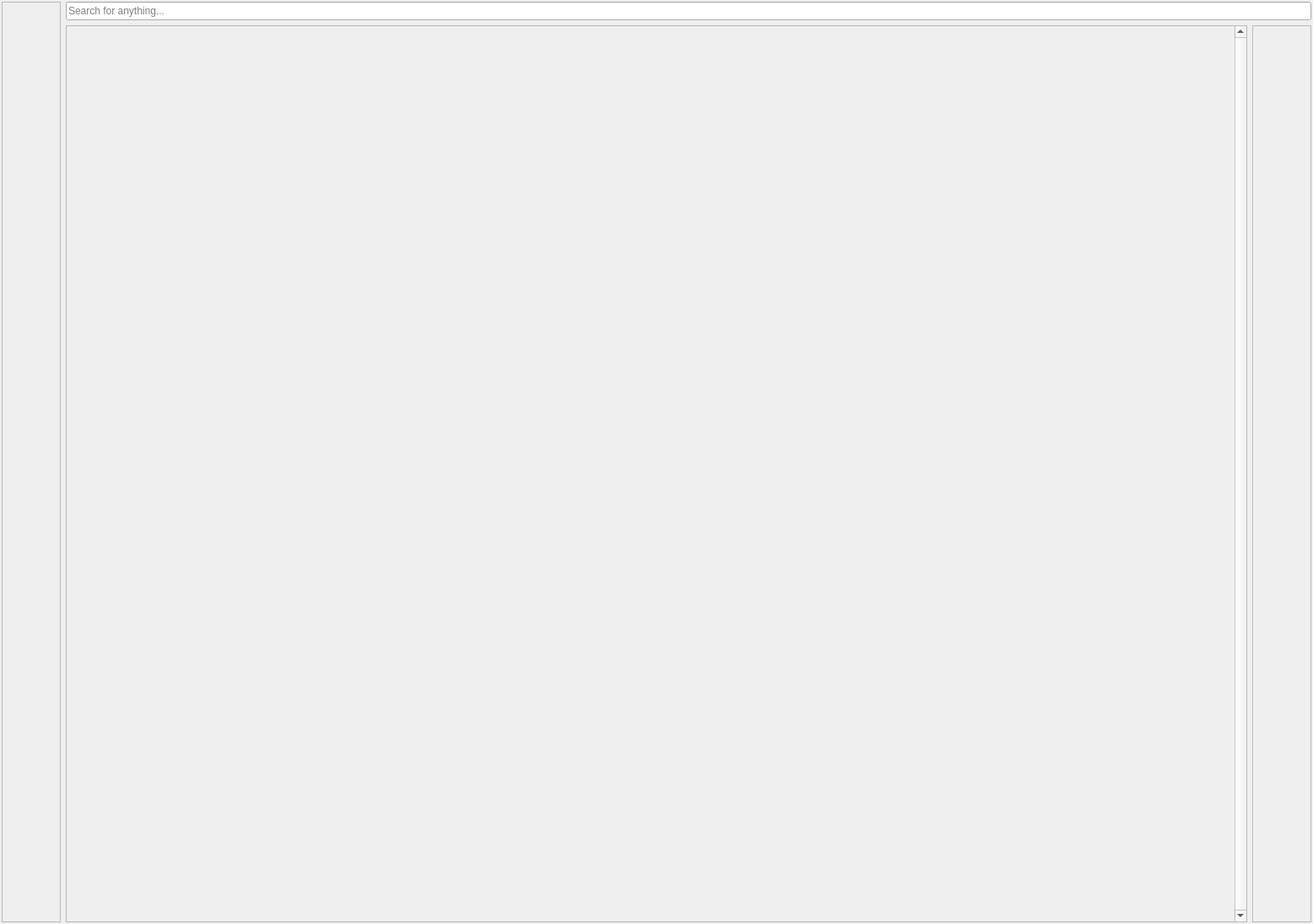
<?xml version="1.0" encoding="UTF-8"?>
<ui version="4.0">
 <class>Form</class>
 <widget class="QWidget" name="Form">
  <property name="geometry">
   <rect>
    <x>0</x>
    <y>0</y>
    <width>1556</width>
    <height>1095</height>
   </rect>
  </property>
  <property name="windowTitle">
   <string>Form</string>
  </property>
  <layout class="QGridLayout" name="gridLayout">
   <property name="leftMargin">
    <number>2</number>
   </property>
   <property name="topMargin">
    <number>2</number>
   </property>
   <property name="rightMargin">
    <number>2</number>
   </property>
   <property name="bottomMargin">
    <number>2</number>
   </property>
   <item row="0" column="0">
    <layout class="QVBoxLayout" name="verticalLayout">
     <item>
      <layout class="QHBoxLayout" name="horizontalLayout">
       <item>
        <widget class="QScrollArea" name="filterArea">
         <property name="sizePolicy">
          <sizepolicy hsizetype="Maximum" vsizetype="Expanding">
           <horstretch>0</horstretch>
           <verstretch>0</verstretch>
          </sizepolicy>
         </property>
         <property name="widgetResizable">
          <bool>true</bool>
         </property>
         <widget class="QWidget" name="scrollAreaWidgetContents_2">
          <property name="geometry">
           <rect>
            <x>0</x>
            <y>0</y>
            <width>69</width>
            <height>1085</height>
           </rect>
          </property>
         </widget>
        </widget>
       </item>
       <item>
        <layout class="QVBoxLayout" name="verticalLayout_2">
         <item>
          <layout class="QHBoxLayout" name="horizontalLayout_2">
           <item>
            <widget class="QLineEdit" name="searchField">
             <property name="text">
              <string/>
             </property>
             <property name="placeholderText">
              <string>Search for anything...</string>
             </property>
            </widget>
           </item>
          </layout>
         </item>
         <item>
          <layout class="QHBoxLayout" name="horizontalLayout_3">
           <item>
            <widget class="QScrollArea" name="contentArea">
             <property name="verticalScrollBarPolicy">
              <enum>Qt::ScrollBarAlwaysOn</enum>
             </property>
             <property name="horizontalScrollBarPolicy">
              <enum>Qt::ScrollBarAsNeeded</enum>
             </property>
             <property name="widgetResizable">
              <bool>true</bool>
             </property>
             <widget class="QWidget" name="scrollAreaWidgetContents">
              <property name="geometry">
               <rect>
                <x>0</x>
                <y>0</y>
                <width>1371</width>
                <height>1053</height>
               </rect>
              </property>
             </widget>
            </widget>
           </item>
           <item>
            <widget class="QScrollArea" name="infoArea">
             <property name="sizePolicy">
              <sizepolicy hsizetype="Maximum" vsizetype="Expanding">
               <horstretch>0</horstretch>
               <verstretch>0</verstretch>
              </sizepolicy>
             </property>
             <property name="widgetResizable">
              <bool>true</bool>
             </property>
             <widget class="QWidget" name="scrollAreaWidgetContents_3">
              <property name="geometry">
               <rect>
                <x>0</x>
                <y>0</y>
                <width>69</width>
                <height>1053</height>
               </rect>
              </property>
             </widget>
            </widget>
           </item>
          </layout>
         </item>
        </layout>
       </item>
      </layout>
     </item>
    </layout>
   </item>
  </layout>
 </widget>
 <resources/>
 <connections/>
</ui>
